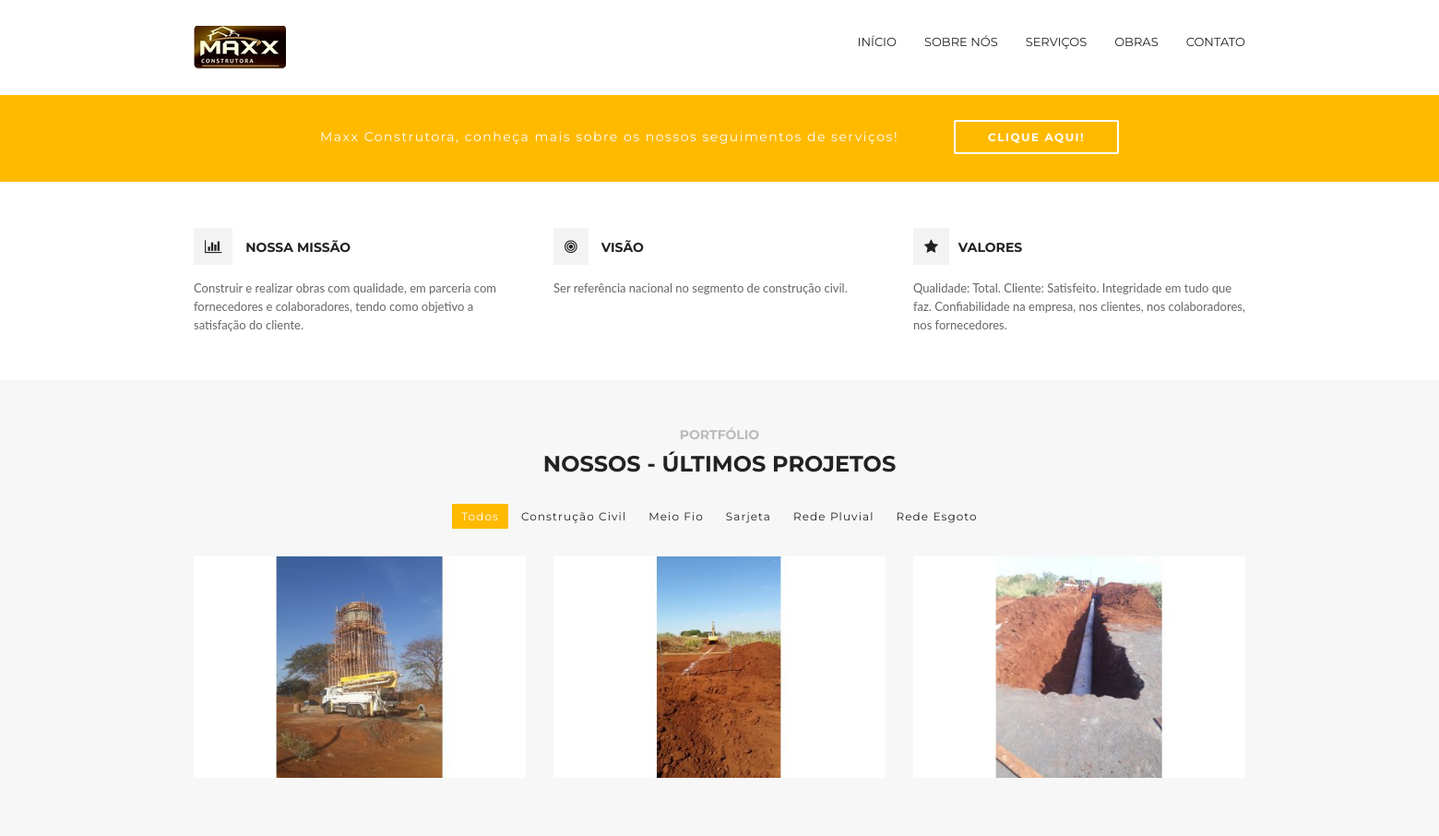
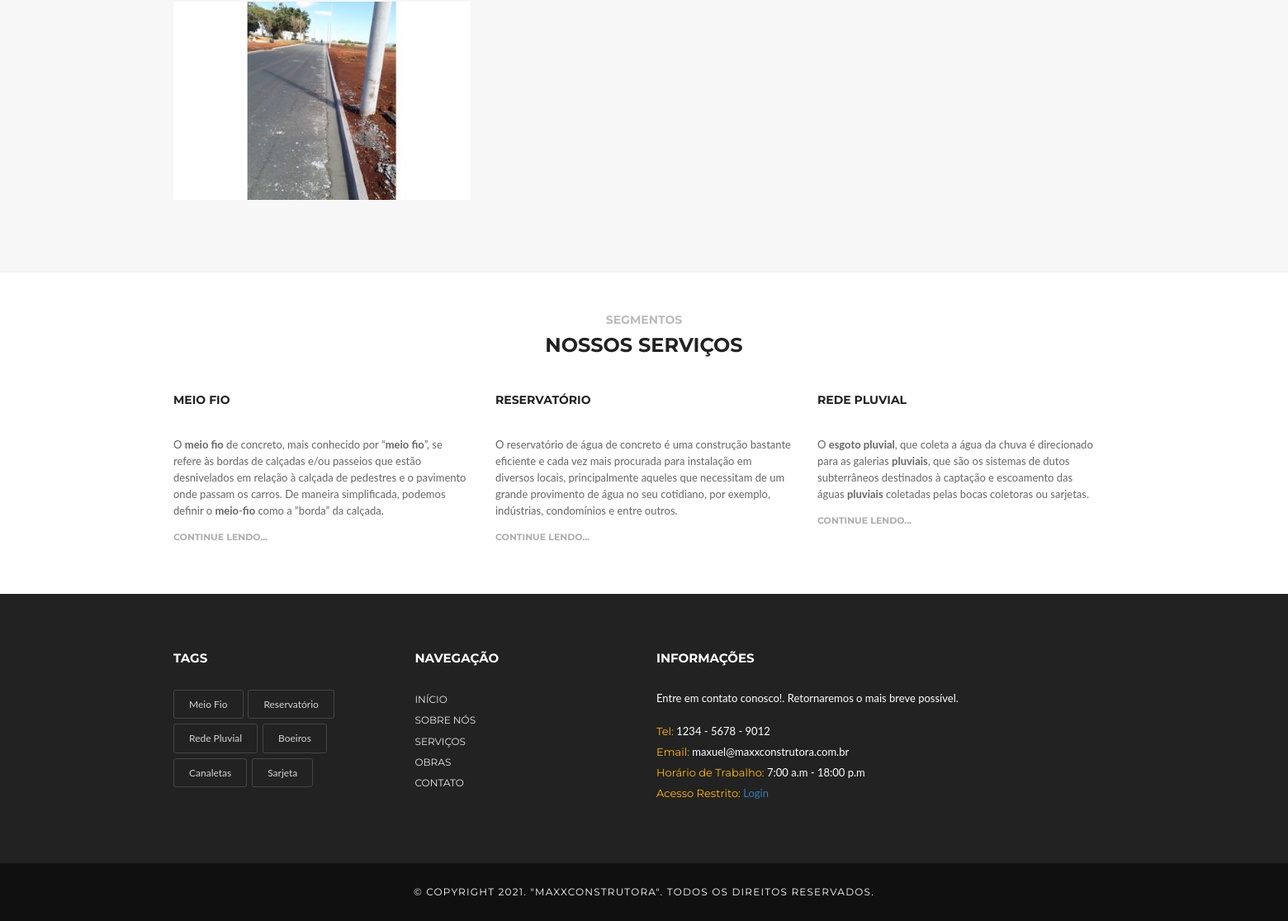
The page / on the database its author committed (2 pictures, top to bottom).
### tables this page shows
CREATE TABLE `obras` (
  `id` int(11) NOT NULL,
  `imagem` varchar(45) NOT NULL,
  `titulo` varchar(50) DEFAULT NULL,
  `sub_titulo` varchar(45) DEFAULT NULL,
  `categoria` varchar(50) NOT NULL,
  `data_cadastro` datetime NOT NULL,
  `administrador_id` int(11) NOT NULL
);

CREATE TABLE `servicos` (
  `id` int(11) NOT NULL,
  `tipo_servico` varchar(45) NOT NULL,
  `titulo` varchar(50) NOT NULL,
  `texto` text NOT NULL,
  `administrador_id` int(11) NOT NULL
);

### App/Controllers/HomeController.php (called while the page is built, shortened)
<?php
class HomeController extends Controller {
    public function index() {
        $css = null;
        $js = null;
        $bo = new \App\Models\BO\ObrasBO();
        $obras = $bo->listarVetor(\App\Models\Entidades\Obras::TABELA['nome'], ['*'], 6, null, null, [], "id desc");
        $bo = new \App\Models\BO\ServicosBO();
        $servicos = $bo->listarVetor(\App\Models\Entidades\Servicos::TABELA['nome'], ['*'], 3, null, null, [], "rand()");
        $this->render("home/index", "Início", $css, $js, 3);
    }
}

### index.php (called while the page is built, shortened)
<?php
try {
    $app = new App();
    $app->run();
} catch (\Exception $e) {
    $oError = new Erro($e);
    $oError->exibe();
}

### App/Models/DAO/BaseDAO.php (called while the page is built, shortened)
<?php
abstract class BaseDAO {
    private $conexao;
    public function __construct() {
        $this->conexao = Conexao::getConnection();
    }
    public function conectar() {
        return $this->conexao;
    }
    public function select($tabela, $campos, $quantidade, $pagina, $condicao, $valorCondicao, $orderBy, $debug = null) {
        $sql = "SELECT ";
        foreach ($campos as $value) {
            $sql .= $value;
        }
        $sql .= " FROM ";
        $sql .= $tabela;
        if ($condicao != '') {
            $sql .= " WHERE ";
            $array = str_split($condicao);
            $x = 0;
            $y = 0;
            foreach ($array as $car) {
                if ($car == '?') {
                    if (isset($valorCondicao[$x])) {
                        $array[$y] = $valorCondicao[$x];
                        $x++;
                    } else {
                        $array[$y] = $valorCondicao[--$x];
                    }
                }
                $y++;
            }
            $condicao = implode('', $array);
            $sql .= $condicao;
        }
        if ($orderBy) {
            $sql .= ' ORDER BY ';
            $sql .= $orderBy;
        }
        if ($quantidade) {
            $sql .= ' LIMIT ';
            if ($pagina) {
                $sql .= $pagina;
            } else {
                $sql .= '0';
            }
            $sql .= ", ";
            $sql .= $quantidade;
        }
        $conexao = $this->conectar();
        $resultado = $conexao->query($sql);
        if ($resultado) {
            return $resultado;
        } else {
            return FALSE;
        }
    }
     public function listarVetor($tabela, $campos, $quantidade, $pagina, $condicao, $valorCondicao, $orderBy, $debug = null){
        $resultado = $this->select($tabela, $campos, $quantidade, $pagina, $condicao, $valorCondicao, $orderBy, $debug);
        if($resultado){
            $array = [];
            foreach ($resultado as $v) {
                $array[] = $v;
            }
            return $array;
        } else {
            return FALSE;
        }
    }
}

### App/Models/BO/BaseBO.php (called while the page is built, shortened)
<?php
abstract class BaseBO {
        public function listarVetor($tabela = null, $campos = ["*"], $quantidade = null, $pagina = null, $condicao = null, $valorCondicao = null, $orderBy = null, $debug = null){
        $dao = $this->instanciaDAO();
        return $dao->listarVetor($tabela, $campos, $quantidade, $pagina, $condicao, $valorCondicao, $orderBy, $debug);
    }
}

### App/Lib/Conexao.php (called while the page is built, shortened)
<?php
class Conexao{
    public static function getConnection() {
        $con = new mysqli(DB_HOST, DB_USER, DB_PASSWORD, DB_NAME);
        return $con;
    }
}

### App/Models/BO/ServicosBO.php (called while the page is built, shortened)
<?php
    class ServicosBO extends BaseBO{
        public function instanciaDAO(){
            return new ServicosDAO();
        }
    }
?>

### App/Views/home/index.php (the view, shortened to what this page needs)
<section id="home-section" class="slider1">
</section>
<section class="banner-section">
    <div class="container">
        <h2>Maxx Construtora, conheça mais sobre os nossos seguimentos de serviços!<a href="<?= LINK ?>servicos" class="button-one">Clique Aqui!</a></h2>
    </div>
</section>
<section class="services-offer-section">
    <div class="container">
        <div class="row">
            <div class="col-md-4">
                <div class="offer-post">
                    <h2><a href=""> <i class="fa fa-bar-chart-o"></i> NOSSA MISSÃO</a></h2>
                    <p>Construir e realizar obras com qualidade, em parceria com fornecedores e colaboradores, tendo como objetivo a satisfação do cliente.</p>
                </div>
            </div>
            <div class="col-md-4">
                <div class="offer-post">
                    <h2><a href=""><i class="fa fa-bullseye"></i> VISÃO</a></h2>
                    <p>Ser referência nacional no segmento de construção civil.</p>
                </div>
            </div>
            <div class="col-md-4">
                <div class="offer-post">
                    <h2><a href=""><i class="fa fa-star"></i>VALORES</a></h2>
                    <p>Qualidade: Total. Cliente: Satisfeito. Integridade em tudo que faz. Confiabilidade na empresa, nos clientes, nos colaboradores, nos fornecedores.</p>
                </div>
            </div>
        </div>
    </div>
</section>
<section class="projects-section">
    <div class="container">
        <div class="title-section">
            <h2>PORTFÓLIO</h2>
            <h1>NOSSOS - ÚLTIMOS PROJETOS</h1>
        </div>
        <ul class="filter" >
            <li><a class="active" href="#" data-filter="*">Todos</a></li>
            <li><a href="" data-filter=".1">Construção Civil</a></li>
            <li><a href="" data-filter=".2">Meio Fio</a></li>
            <li><a href="" data-filter=".3">Sarjeta</a></li>
            <li><a href="" data-filter=".4">Rede Pluvial</a></li>
            <li><a href="" data-filter=".5">Rede Esgoto</a></li>
        </ul>
        <div class="project-box iso-call " >
            <?php
            foreach ($viewVar['obras'] as $item) {
                ?>
                <div class="project-post buildings isolation <?= $item['categoria'] ?>" >
                    <a href="<?= IMAGEMSITE ?>obras/<?= $item['imagem'] ?>" class="zoom"><img src="<?= IMAGEMSITE ?>obras/<?= $item['imagem'] ?>" alt=""></a>
                    <div class="hover-box">
                        <h2><a href=""><?= $item['titulo'] ?></a></h2>
                    </div>
                </div>
                <?php
            }
            ?>
        </div>
    </div>
</section>
<section class="news-section">
    <div class="container">
        <div class="title-section">
            <h2>Segmentos</h2>
            <h1>Nossos Serviços</h1>
        </div>
        <div class="news-box">
            <div class="row">
                <?php
                foreach ($viewVar['servicos'] as $item) {
                    ?>
                    <div class="col-md-4">
                        <div class="news-post">
                            <h2><a href="<?=LINK?>servicos/index/<?= $item['id'] ?>"><?= $item['tipo_servico'] ?></a></h2>
                            <p><?= $item['texto'] ?></p>
                            <a href="<?=LINK?>servicos/index/<?= $item['id'] ?>">CONTINUE LENDO...</a>
                        </div>
                    </div>
                      <?php
                    }
                    ?>
            </div>
        </div>
    </div>
</section>

### App/Views/layoutsSite/footer.php (shortened to what this page needs)
<footer>
    <div class="up-footer">
        <div class="container">
            <div class="row">
                <div class="col-md-3">
                    <div class="footer-widget">
                        <h2>Tags</h2>
                        <ul class="tag-list">
                            <?php
                            foreach ($servicosIndex as $item) {
                                ?>
                                <li><a href="<?= LINK ?>servicos/index/<?= $item['id'] ?>"><?= $item['tipo_servico'] ?></a></li>
                                <?php
                            }
                            ?>
                        </ul>
                    </div>
                </div>
                <div class="col-md-3">
                    <div class="footer-widget">
                        <h2>NAVEGAÇÃO</h2>
                        <ul class="navigation">
                            <li><a href="<?= LINK ?>">INÍCIO</a></li>
                            <li><a href="<?= LINK ?>sobre">SOBRE NÓS</a></li>
                            <li><a href="<?= LINK ?>servicos">SERVIÇOS</a></li>
                            <li><a href="<?= LINK ?>obras">OBRAS</a></li>
                            <li><a href="<?= LINK ?>contato">CONTATO</a></li>
                        </ul>
                    </div>
                </div>
                <div class="col-md-6">
                    <div class="footer-widget info-widget">
                        <h2>INFORMAÇÕES</h2>
                        <p class="first-par">Entre em contato conosco!. Retornaremos o mais breve possível.</p>
                        <p><span>Tel: </span> 1234 - 5678 - 9012</p>
                        <p><span>Email: </span> maxuel@maxxconstrutora.com.br</p>
                        <p><span>Horário de Trabalho: </span> 7:00 a.m - 18:00 p.m</p>
                        <p><span>Acesso Restrito: </span><a href="<?= LINK ?>administrador/" target="_blank">Login</a> </p>
                    </div>
                </div>
            </div>
        </div>
    </div>
    <p class="copyright">
        &copy; Copyright <?= date("Y") ?>. "MaxxConstrutora". TODOS OS DIREITOS RESERVADOS.
    </p>
</footer>
</div>
</body>
</html>

### public/cssSite/home/index.css (style rules this page uses)
#home-section { padding-top: 100px !important; }

### rows shown on the page
obras: imagem (picture)
obras: imagem (picture)
obras: imagem (picture)
obras: imagem (picture)
servicos: tipo_servico "MEIO FIO", texto "O meio fio de concreto, mais conhecido por “ meio fio ”, se refere às bordas de calçadas e/ou passeios que estão desnivelados em relação à calçada de pedestres e o pavimento onde passam os carros. De maneira simplificada, podemos definir o meio - fio como a “borda” da calçada.", tipo_servico "Meio Fio"
servicos: tipo_servico "RESERVATÓRIO", texto "O reservatório de água de concreto é uma construção bastante eficiente e cada vez mais procurada para instalação em diversos locais, principalmente aqueles que necessitam de um grande provimento de água no seu cotidiano, por exemplo, indústrias, condomínios e entre outros.", tipo_servico "Reservatório"
servicos: tipo_servico "REDE PLUVIAL", texto "O esgoto pluvial , que coleta a água da chuva é direcionado para as galerias pluviais , que são os sistemas de dutos subterrâneos destinados à captação e escoamento das águas pluviais coletadas pelas bocas coletoras ou sarjetas.", tipo_servico "Rede Pluvial"
servicos: tipo_servico "Boeiros"
servicos: tipo_servico "Canaletas"
servicos: tipo_servico "Sarjeta"
